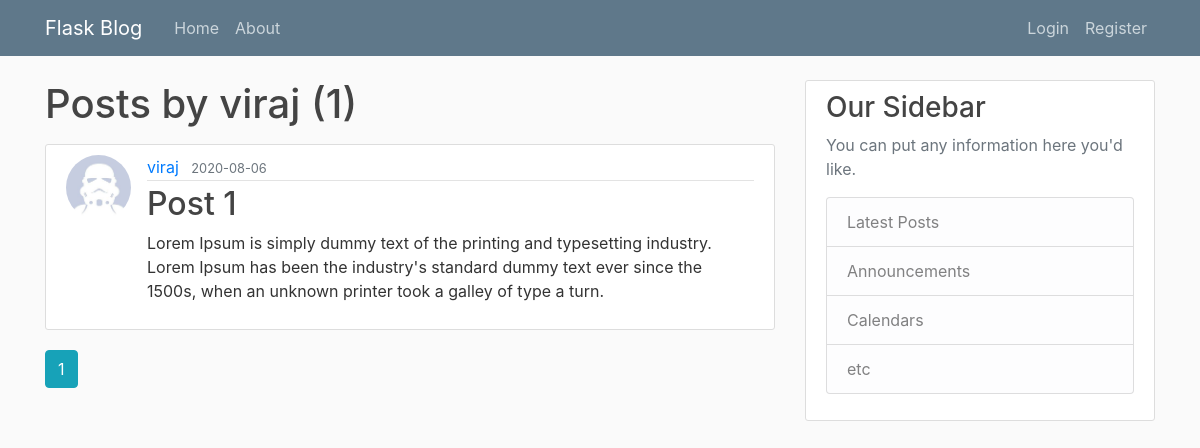
/user/viraj, run on an earlier commit of the app's database.
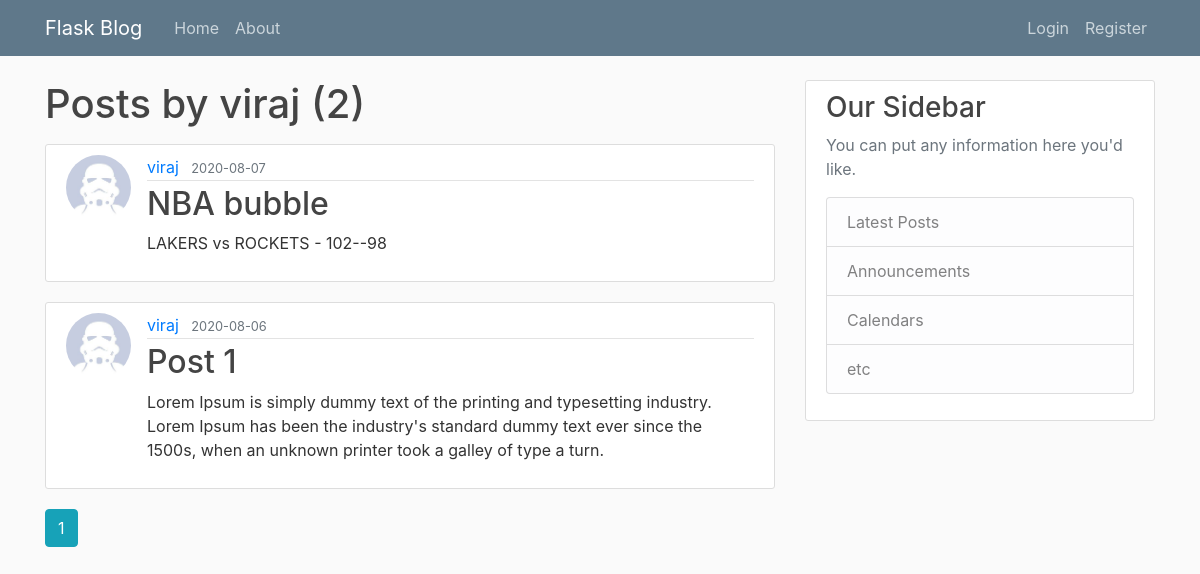
And on a later commit of the database.
### Flaskblog/models.py (models this page shows, shortened)
class Post(db.Model):
	id = db.Column(db.Integer, primary_key=True)
	title = db.Column(db.String(100), nullable=False)
	date_posted = db.Column(db.DateTime, nullable=False, default=datetime.utcnow)
	content = db.Column(db.Text, nullable=False)
	user_id = db.Column(db.Integer, db.ForeignKey('user.id') ,nullable=False)

class User(db.Model, UserMixin):
	id = db.Column(db.Integer, primary_key=True)
	username = db.Column(db.String(20), unique=True, nullable=False)
	email = db.Column(db.String(120), unique=True, nullable=False)
	image_file = db.Column(db.String(20), nullable=False, default='default.jpg')
	password = db.Column(db.String(60), nullable=False)
	posts = db.relationship('Post', backref='author', lazy=True)

### Flaskblog/routes.py (the view)
@app.route('/user/<string:username>')
def user_posts(username):
	page = request.args.get('page', 1, type=int)
	user = User.query.filter_by(username=username).first_or_404()
	posts = Post.query.filter_by(author=user)\
		.order_by(Post.date_posted.desc())\
		.paginate(page=page, per_page=5)
	return render_template('user_posts.html', posts=posts, title="", user=user)

### Flaskblog/templates/user_posts.html
{% extends "layout.html" %}
{% block content %}
	<h1 class="mb-3">Posts by {{ user.username }} ({{ posts.total }})</h1>
	{% for post in posts.items %}
		<article class="media content-section">
		  <img class="rounded-circle article-img" src="{{ url_for('static', filename='profile_pics/') +post.author.image_file }}">
		  <div class="media-body">
		    <div class="article-metadata">
		      <a class="mr-2" href="{{url_for('user_posts', username=post.author.username)}}">{{ post.author.username }}</a>
		      <small class="text-muted">{{ post.date_posted.strftime('%Y-%m-%d') }}</small>
		    </div>
		    <h2><a class="article-title" href="{{ url_for('post', post_id=post.id) }}">{{ post.title }}</a></h2>
		    <p class="article-content">{{ post.content }}</p>
		  </div>
		</article>
	{% endfor %}
	{% for page_num in posts.iter_pages(left_edge=1, right_edge=1, left_current=1, right_current=1) %}
		{% if page_num %}
			{% if posts.page == page_num %}
				<a class="btn btn-info mb-4" href="{{ url_for('user_posts', username=user.username, page=page_num) }}">{{ page_num }}</a>
			{% else %}
				<a class="btn btn-outline-info mb-4" href="{{ url_for('user_posts', username=user.username, page=page_num) }}">{{ page_num }}</a>
			{% endif %}
		{% else %}
			...
		{% endif %}
	{% endfor %}
{% endblock %}

What changed in the data, as far as the page shows it:
added Post: image_file (placeholder picture), author.username "viraj", date_posted "2020-08-07", title "NBA bubble", content "LAKERS vs ROCKETS - 102--98"
Also different on the page:
{{ posts.total }}: "1" → "2"
